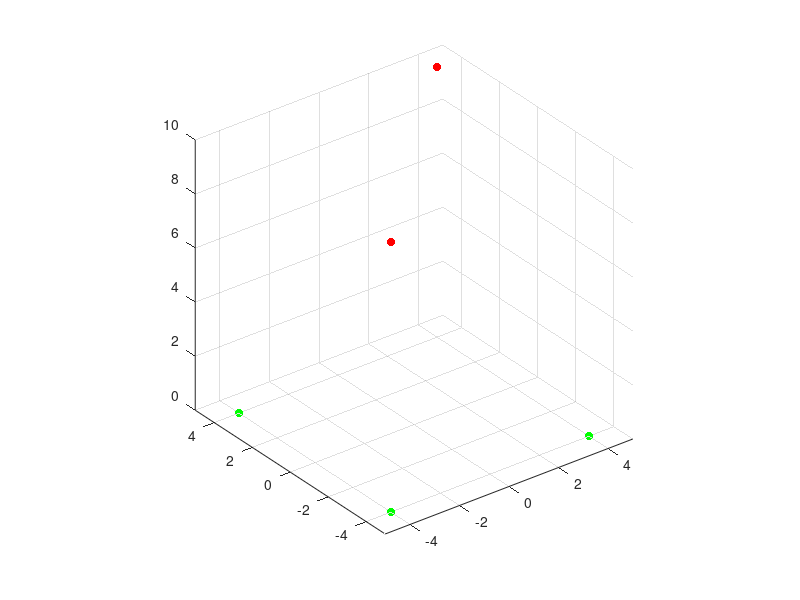

The MATLAB source for this figure: (Note: this script raises an error after producing the figure.)
function multi_drone_rrt_simulation
    % Parameters
    start_positions = [-4, -4, 0; -4, 4, 0; 4, -4, 0]; % Starting positions for three drones
    goal_positions = [4, 4, 10; -4, -4, 10; 4, 4, 10]; % Goal positions for three drones
    step_size = 0.5; % Step size for RRT*
    max_iter = 500; % Maximum iterations for RRT*
    goal_tolerance = 0.5; % Goal tolerance
    obstacle_speed = 0.2; % Speed of moving obstacles
    num_obstacles = 15; % Number of obstacles
    filename = 'multi_drone_path.gif'; % Output GIF file name

    % Create figure
    figure('Color', 'w', 'Renderer', 'opengl');
    axis equal
    hold on
    grid on
    view(3)
    xlim([-5 5])
    ylim([-5 5])
    zlim([0 10])

    % Plot start and goal positions
    scatter3(start_positions(:,1), start_positions(:,2), start_positions(:,3), 'g', 'filled')
    scatter3(goal_positions(:,1), goal_positions(:,2), goal_positions(:,3), 'r', 'filled')

    % Initialize obstacles
    obstacles = initialize_obstacles(num_obstacles, [-5, 5], [-5, 5], [0, 10]);
    obstacle_plots = plot_obstacles(obstacles);

    % Perform RRT* path planning for each drone
    paths = cell(3, 1);
    for k = 1:3
        paths{k} = rrt_star(start_positions(k, :), goal_positions(k, :), step_size, max_iter, goal_tolerance, obstacles, obstacle_speed);
    end

    % Interpolate paths for smoother motion
    interpolated_paths = cellfun(@(path) interpolate_path(path, 0.1), paths, 'UniformOutput', false);

    % Plot the paths
    colors = {'k--', 'b--', 'm--'};
    for k = 1:3
        if ~isempty(interpolated_paths{k})
            plot3(interpolated_paths{k}(:,1), interpolated_paths{k}(:,2), interpolated_paths{k}(:,3), colors{k}, 'LineWidth', 1);
        end
    end

    % Create drone models
    drones = create_drone_model();
    drone_plots = gobjects(3, 1);
    for k = 1:3
        drone_plots(k) = plot3(drones(:, 1) + start_positions(k, 1), ...
                               drones(:, 2) + start_positions(k, 2), ...
                               drones(:, 3) + start_positions(k, 3), 'k', 'LineWidth', 2);
    end

    % Move the drones along their paths and save to GIF
    max_path_length = max(cellfun(@(p) size(p, 1), interpolated_paths));
    for i = 1:max_path_length
        % Update obstacles
        obstacles = update_obstacles(obstacles, [-5, 5], [-5, 5], [0, 10], obstacle_speed);

        % Update obstacle plots
        for j = 1:length(obstacles)
            switch obstacles(j).shape
                case 'sphere'
                    [x, y, z] = sphere;
                    x = x * obstacles(j).size + obstacles(j).pos(1);
                    y = y * obstacles(j).size + obstacles(j).pos(2);
                    z = z * obstacles(j).size + obstacles(j).pos(3);
                    set(obstacle_plots(j), 'XData', x, 'YData', y, 'ZData', z);
                case 'cube'
                    [x, y, z] = cube(obstacles(j).size);
                    vertices = [x(:), y(:), z(:)] + obstacles(j).pos;
                    set(obstacle_plots(j), 'Vertices', vertices);
                case 'cylinder'
                    [x, y, z] = cylinder(obstacles(j).size / 2);
                    x = x + obstacles(j).pos(1);
                    y = y + obstacles(j).pos(2);
                    z = z * obstacles(j).size + obstacles(j).pos(3);
                    set(obstacle_plots(j), 'XData', x, 'YData', y, 'ZData', z);
            end
        end

        % Update drone positions
        for k = 1:3
            if i <= size(interpolated_paths{k}, 1)
                set(drone_plots(k), 'XData', drones(:, 1) + interpolated_paths{k}(i, 1), ...
                                    'YData', drones(:, 2) + interpolated_paths{k}(i, 2), ...
                                    'ZData', drones(:, 3) + interpolated_paths{k}(i, 3));
            end
        end

        drawnow;

        % Capture the plot as an image
        frame = getframe(gcf);
        im = frame2im(frame);
        [imind, cm] = rgb2ind(im, 256);

        % Write to the GIF file
        if i == 1
            imwrite(imind, cm, filename, 'gif', 'Loopcount', inf, 'DelayTime', 0.1);
        else
            imwrite(imind, cm, filename, 'gif', 'WriteMode', 'append', 'DelayTime', 0.1);
        end
    end
end

function interpolated_path = interpolate_path(path, interval)
    if isempty(path)
        interpolated_path = [];
        return;
    end
    distances = sqrt(sum(diff(path).^2, 2));
    total_distance = sum(distances);
    num_points = round(total_distance / interval);
    interpolated_path = interp1(1:size(path, 1), path, linspace(1, size(path, 1), num_points));
end

function obstacles = initialize_obstacles(num_obstacles, xlim, ylim, zlim)
    obstacles = struct('pos', [], 'vel', [], 'size', [], 'shape', [], 'pattern', []);
    for i = 1:num_obstacles
        obstacles(i).pos = [rand * (xlim(2) - xlim(1)) + xlim(1), ...
                            rand * (ylim(2) - ylim(1)) + ylim(1), ...
                            rand * (zlim(2) - zlim(1)) + zlim(1)];
        obstacles(i).vel = rand(1, 3) * 0.2 - 0.1; % Random velocity
        obstacles(i).size = rand * 1 + 0.5; % Increase size
        if mod(i, 3) == 0
            obstacles(i).shape = 'sphere';
        elseif mod(i, 3) == 1
            obstacles(i).shape = 'cube';
        else
            obstacles(i).shape = 'cylinder';
        end
        % Define a movement pattern
        if mod(i, 2) == 0
            obstacles(i).pattern = 'circular';
        else
            obstacles(i).pattern = 'linear';
        end
    end
end

function obstacles = update_obstacles(obstacles, xlim, ylim, zlim, obstacle_speed)
    t = now * 100000; % Use current time as a variable to create smooth movement patterns
    for i = 1:length(obstacles)
        if strcmp(obstacles(i).pattern, 'circular')
            theta = obstacle_speed * t;
            obstacles(i).pos(1) = obstacles(i).pos(1) + cos(theta) * 0.1;
            obstacles(i).pos(2) = obstacles(i).pos(2) + sin(theta) * 0.1;
        else
            obstacles(i).pos = obstacles(i).pos + obstacles(i).vel * obstacle_speed;
            if obstacles(i).pos(1) < xlim(1) || obstacles(i).pos(1) > xlim(2)
                obstacles(i).vel(1) = -obstacles(i).vel(1);
            end
            if obstacles(i).pos(2) < ylim(1) || obstacles(i).pos(2) > ylim(2)
                obstacles(i).vel(2) = -obstacles(i).vel(2);
            end
            if obstacles(i).pos(3) < zlim(1) || obstacles(i).pos(3) > zlim(2)
                obstacles(i).vel(3) = -obstacles(i).vel(3);
            end
        end
    end
end

function path = rrt_star(start_pos, goal_pos, step_size, max_iter, goal_tolerance, obstacles, obstacle_speed)
    % RRT* Algorithm
    nodes = start_pos;
    parent = 0;
    goal_reached = false;

    for i = 1:max_iter
        % Update obstacles' positions
        obstacles = update_obstacles(obstacles, [-5, 5], [-5, 5], [0, 10], obstacle_speed);

        % Generate a random sample
        if rand < 0.1
            sample = goal_pos; % Bias towards the goal
        else
            sample = [rand*10-5, rand*10-5, rand*10]; % Random sample in space
        end

        % Find the nearest node
        distances = sqrt(sum((nodes - sample).^2, 2));
        [~, nearest_idx] = min(distances);
        nearest_node = nodes(nearest_idx, :);

        % Create a new node in the direction of the sample
        direction = (sample - nearest_node) / norm(sample - nearest_node);
        new_node = nearest_node + step_size * direction;

        % Check for collisions with obstacles
        if ~check_collision(new_node, obstacles)
            continue;
        end

        % Check if the new node is within the goal tolerance
        if norm(new_node - goal_pos) < goal_tolerance
            goal_reached = true;
            parent = [parent; nearest_idx];
            nodes = [nodes; goal_pos];
            break;
        end

        % Add the new node to the tree
        parent = [parent; nearest_idx];
        nodes = [nodes; new_node];
    end

    if goal_reached
        % Extract the path
        path = [goal_pos];
        node_idx = size(nodes, 1);
        while node_idx ~= 1
            node_idx = parent(node_idx);
            path = [nodes(node_idx, :); path];
        end
    else
        path = [];
    end
end

function collision = check_collision(point, obstacles)
    collision = true;
    for i = 1:length(obstacles)
        if norm(point - obstacles(i).pos) < (obstacles(i).size / 2)
            collision = false;
            return;
        end
    end
end

function drones = create_drone_model()
    % Create a more realistic quadcopter model
    arm_length = 0.5;
    body_width = 0.1;
    drones = [
        -arm_length, 0, 0;
         arm_length, 0, 0;
         NaN, NaN, NaN; % NaN to break the line
         0, -arm_length, 0;
         0, arm_length, 0;
         NaN, NaN, NaN; % NaN to break the line
         -body_width, body_width, 0;
         body_width, body_width, 0;
         body_width, -body_width, 0;
         -body_width, -body_width, 0;
         -body_width, body_width, 0;
    ];
end

function obstacle_plots = plot_obstacles(obstacles)
    obstacle_plots = gobjects(1, length(obstacles));
    for i = 1:length(obstacles)
        switch obstacles(i).shape
            case 'sphere'
                [x, y, z] = sphere;
                x = x * obstacles(i).size + obstacles(i).pos(1);
                y = y * obstacles(i).size + obstacles(i).pos(2);
                z = z * obstacles(i).size + obstacles(i).pos(3);
                obstacle_plots(i) = surf(x, y, z, 'FaceColor', 'r', 'EdgeColor', 'none');
            case 'cube'
                [x, y, z] = cube(obstacles(i).size);
                vertices = [x(:), y(:), z(:)] + obstacles(i).pos;
                obstacle_plots(i) = patch('Vertices', vertices, ...
                    'Faces', [1,2,6,5; 2,3,7,6; 3,4,8,7; 1,4,8,5; 1,2,3,4; 5,6,7,8], ...
                    'FaceColor', 'r', 'EdgeColor', 'none');
            case 'cylinder'
                [x, y, z] = cylinder(obstacles(i).size / 2);
                x = x + obstacles(i).pos(1);
                y = y + obstacles(i).pos(2);
                z = z * obstacles(i).size + obstacles(i).pos(3);
                obstacle_plots(i) = surf(x, y, z, 'FaceColor', 'r', 'EdgeColor', 'none');
        end
    end
end

function [x, y, z] = cube(size)
    x = [-1, 1, 1, -1, -1, 1, 1, -1] * size / 2;
    y = [-1, -1, 1, 1, -1, -1, 1, 1] * size / 2;
    z = [-1, -1, -1, -1, 1, 1, 1, 1] * size / 2;
end